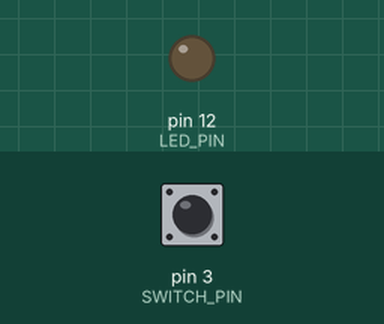
The sketch below on a simulated Arduino Uno, built with avr-gcc and run on an emulated ATmega328P. On the bench: output pins drawn as LEDs (lit = HIGH). Inputs (shaded band) come from the test bench; at power-on: pin 3 (SWITCH_PIN) LOW.

Above: at 1.2 s.
1.3 s: pin 3 (SWITCH_PIN) pulled HIGH for 0.15 s
At 1.4 s:
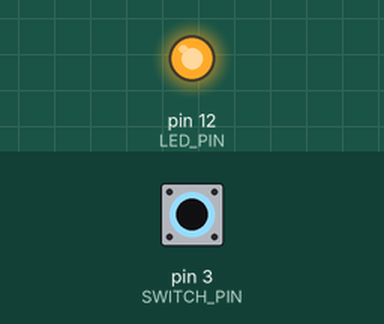
3.0 s: pin 3 (SWITCH_PIN) pulled HIGH for 3.2 s
At 7.2 s:
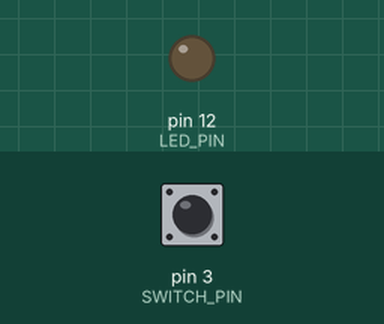
Timing chart, 0 to 8.7 s (numbered marks = the images above; inputs shaded):
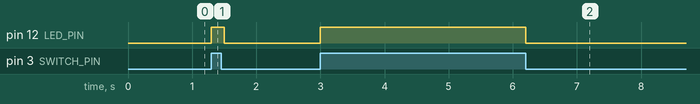

The sketch:

switch-led.ino
```cpp
/*
Example for Embedded Switch and LED in 9-in-1 Expansion Board for Arduino Uno.
By: RoboticX Team
*/

#define SWITCH_PIN 3
#define LED_PIN 12

int switchState; // To store the state of switch

void setup() {
  // Set pin and D3 as input
  pinMode(SWITCH_PIN, INPUT);

  // Set pin D12 as output
  pinMode(LED_PIN, OUTPUT);

  // Turn off the LED initially
  digitalWrite(LED_PIN, LOW);
}

void loop() {
  // Read the states of the switches
  switchState = digitalRead(SWITCH_PIN);

  // Check if switch is pressed
  if (switchState == HIGH) {
    // Turn on LED
    digitalWrite(LED_PIN, HIGH);
  }
  else {
    // Turn off LED
    digitalWrite(LED_PIN, LOW);
  }

  // Delay for 100 milliseconds
  delay(100);
}
```

Measured:
- after the input at 1.3 s, pin 12 (LED_PIN): LOW → HIGH at once, → LOW 0.20 s later
- after the input at 3.0 s, pin 12 (LED_PIN): LOW → HIGH at once, → LOW 3.2 s later
